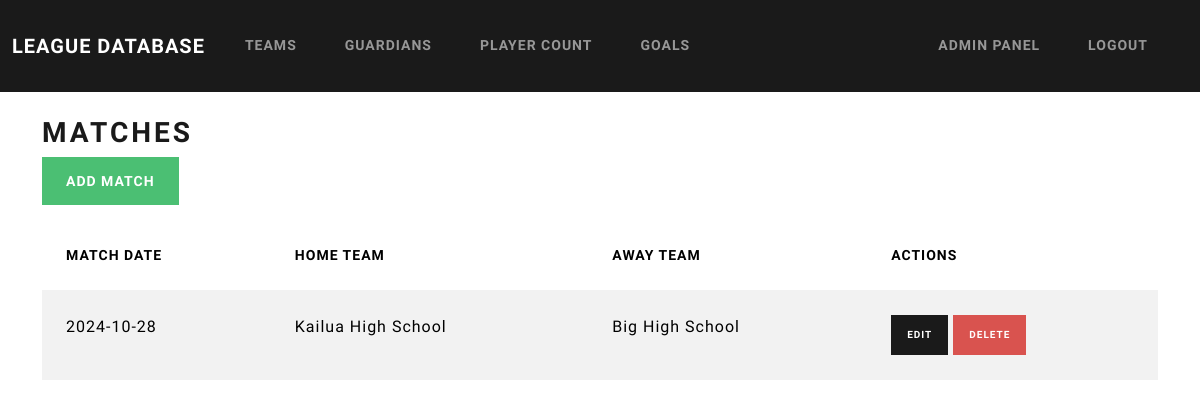
The page /manage-matches/ (signed in) on the database its author committed.
### league/models.py (models this page shows)
class Match(models.Model):
    matchid = models.AutoField(db_column='MatchID', primary_key=True)
    matchdate = models.TextField(db_column='MatchDate', blank=True, null=True)
    hometeamid = models.ForeignKey('Team', on_delete=models.CASCADE, related_name="home_matches", db_column='HomeTeamID')
    awayteamid = models.ForeignKey('Team', on_delete=models.CASCADE, related_name="away_matches", db_column='AwayTeamID')
    home_score = models.IntegerField(default=0)
    away_score = models.IntegerField(default=0)
    class Meta:
        managed = False
        db_table = 'Match'

class Team(models.Model):
    teamid = models.AutoField(db_column='TeamID', primary_key=True)
    schoolname = models.TextField(db_column='SchoolName', blank=True, null=True)
    adphone = models.TextField(db_column='ADPhone', blank=True, null=True)
    ademail = models.TextField(db_column='ADEmail', blank=True, null=True)
    location = models.TextField(db_column='Location', blank=True, null=True)
    class Meta:
        managed = False
        db_table = 'Team'

### league/views.py (the view)
# urls.py: path('manage-matches/', views.manage_matches, name='manage_matches'),
@login_required
@user_passes_test(is_admin)
def manage_matches(request):
    matches = Match.objects.all()
    return render(request, 'league/manage_matches.html', {'matches': matches})

### league/views.py (called while the page is built)
def is_admin(user):
    return user.is_superuser

### league/templates/league/manage_matches.html (shortened to what this page needs)
{% extends 'base_admin.html' %}
{% block content %}
<h2>Matches</h2>
<a href="{% url 'add_match' %}" class="btn btn-success mb-3">Add Match</a>
<table class="table table-striped">
    <thead>
        <tr>
            <th>Match Date</th>
            <th>Home Team</th>
            <th>Away Team</th>
            <th>Actions</th>
        </tr>
    </thead>
    <tbody>
        {% for match in matches %}
        <tr>
            <td>{{ match.matchdate }}</td>
            <td>{{ match.hometeamid.schoolname }}</td>
            <td>{{ match.awayteamid.schoolname }}</td>
            <td>
                <a href="{% url 'edit_match' match.matchid %}" class="btn btn-primary btn-sm">Edit</a>
                <a href="{% url 'delete_match' match.matchid %}" class="btn btn-danger btn-sm">Delete</a>
            </td>
        </tr>
        {% endfor %}
    </tbody>
</table>
{% endblock %}

### rows shown on the page
Match: matchdate "2024-10-28", hometeamid.schoolname "Kailua High School", awayteamid.schoolname "Big High School"
